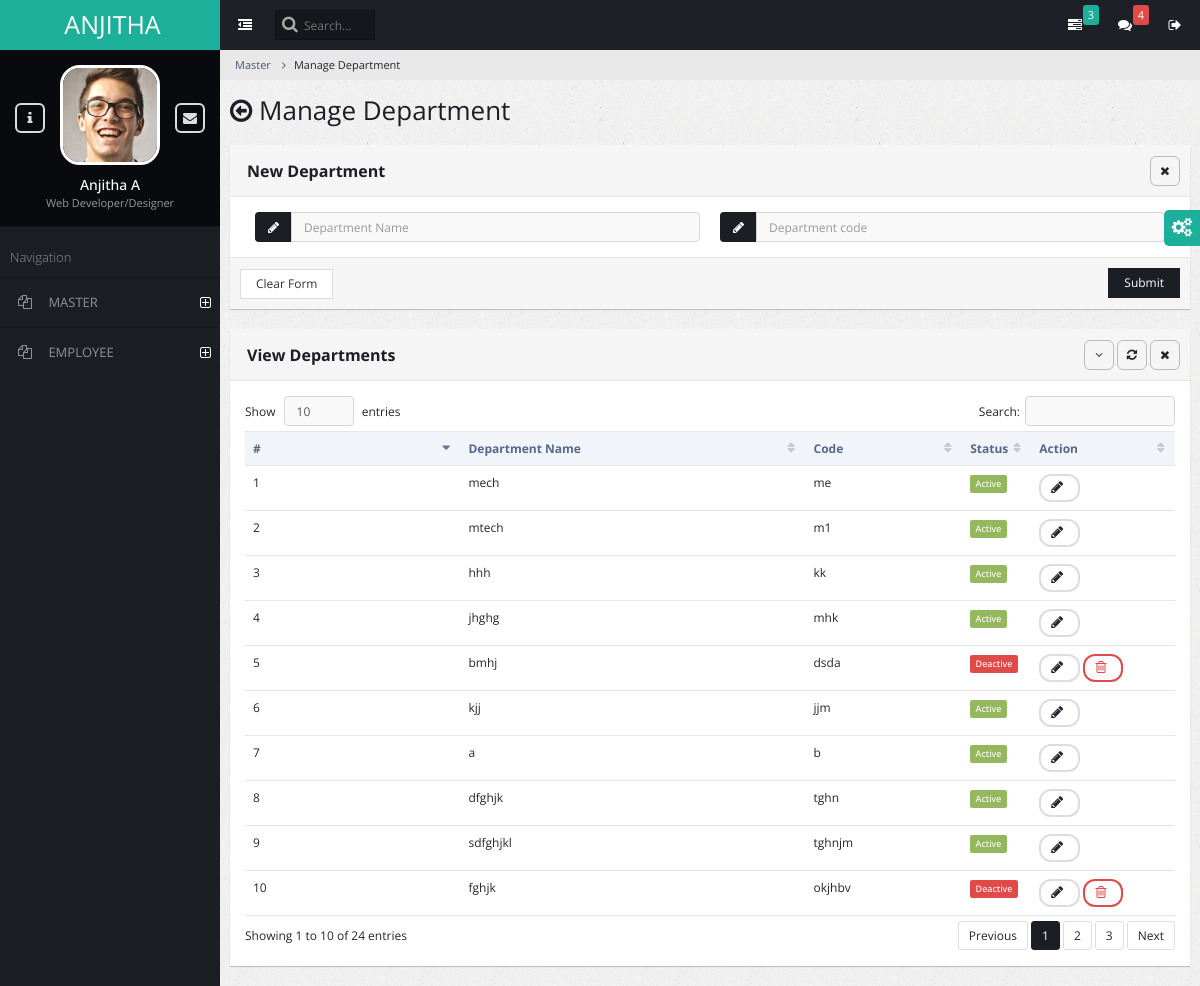
Page /adm_master_dept_manage/ on the committed database.
### admin_master/models.py (models this page shows)
class Departments (models.Model):
    dpname= models.CharField(max_length=100)
    dpcode= models.CharField(max_length=50)
    status=models.BooleanField(default=True)

### admin_master/views.py (the view, shortened to what this page needs)
# urls.py: path('adm_master_dept_manage/', views.adm_master_dept_manage,name='adm_master_dept_manage'),
def adm_master_dept_manage(request):
    msg=""
    m=""
    dpt = Departments.objects.all()
    return render(request, 'adm_master_dept_manage.html', {'danger': msg,'departments': dpt,'success':m})

### admin_master/templates/adm_master_dept_manage.html (shortened to what this page needs)
{% extends "base.html" %}
{% block content  %}
{% load static %}
                <ul class="breadcrumb">
                    <li><a href="#">Master</a></li>
                    <li class="active">Manage Department</li>
                </ul>
                <div class="page-title">
                    <h2><span class="fa fa-arrow-circle-o-left"></span> Manage Department</h2>
                </div>
                <div class="page-content-wrap">
                    <div class="row">
                        <div class="col-md-12">
                      <form action="{% url "adm_master_dept_manage" %}" method="post">
                            <div class="panel panel-default">
                                <div class="panel-heading">
                                    <h4 class="panel-title"><strong>New Department</strong></h4>
                                    <ul class="panel-controls">
                                        <li><a href="#" class="panel-remove"><span class="fa fa-times"></span></a></li>
                                    </ul>
                                </div>
                                <div class="panel-body">
                                   <div class="col-md-6">
                                        <div class="form-group">
                                                <div class="input-group">
                                                    <span class="input-group-addon"><span class="fa fa-pencil"></span></span>
                                                    <input type="text" placeholder="Department Name" class="form-control" name="dn" required autofocus/>
                                                </div>
                                        </div>
                                    </div>
                                    <div class="col-md-6">
                                        <div class="form-group">
                                                <div class="input-group">
                                                    <span class="input-group-addon"><span class="fa fa-pencil"></span></span>
                                                    <input type="text" placeholder="Department code" class="form-control" name="dc" required />
                                                </div>
                                        </div>
                                    </div>
                                </div>
                                <div class="panel-footer">
                                        <input type="reset" value="Clear Form" class="btn btn-default">
                                        <button class="btn btn-primary pull-right">Submit</button>
                                </div>
                            </div>
                        </form>
                                <div class="panel panel-default">
                                    <div class="panel-heading ui-draggable-handle">
                                            <h3 class="panel-title"><strong>View Departments</strong></h3>
                                            <ul class="panel-controls">
                                                <li><a href="#" class="panel-collapse"><span class="fa fa-angle-down"></span></a></li>
                                                <li><a href="#" class="panel-refresh"><span class="fa fa-refresh"></span></a></li>
                                                <li><a href="#" class="panel-remove"><span class="fa fa-times"></span></a></li>
                                            </ul>
                                        </div>
                                    <div class="panel-body">
                                        <table class="table datatable dataTable no-footer" id="DataTables_Table_0" role="grid" aria-describedby="DataTables_Table_0_info">
                                            <thead>
                                                <tr role="row"><th class="sorting_asc" tabindex="0" aria-controls="DataTables_Table_0" rowspan="1" colspan="1" aria-sort="ascending" aria-label="Name: activate to sort column ascending" style="width: 198px;">#</th><th class="sorting" tabindex="0" aria-controls="DataTables_Table_0" rowspan="1" colspan="1" aria-label="Position: activate to sort column ascending" style="width: 309px;">Department Name</th><th class="sorting" tabindex="0" aria-controls="DataTables_Table_0" rowspan="1" colspan="1" aria-label="Office: activate to sort column ascending" style="width: 148px;">Code</th><th class="sorting" tabindex="0" aria-controls="DataTables_Table_0" rowspan="1" colspan="1" aria-label="Age: activate to sort column ascending" style="width: 70px;">Status</th><th class="sorting" tabindex="0" aria-controls="DataTables_Table_0" rowspan="1" colspan="1" aria-label="Start date: activate to sort column ascending" style="width: 137px;">Action</th></tr>
                                            </thead>
                                            <tbody>
                                                {% for i in departments %}
                                                 <tr role="row" class="odd" id="trow">
                                                    <td class="sorting_1">{{forloop.counter}}</td>
                                                    <td>{{i.dpname}}</td>
                                                    <td>{{i.dpcode}}</td>
                                                    <td>
                                                        {% if i.status %}
                                                        <span class="label label-success">Active</span></td>
                                                        {% else %}
                                                        <span class="label label-danger">Deactive</span></td>
                                                        {% endif %}
                                                    <td>
                                                        <button class="btn btn-default btn-rounded btn-sm"  onclick="editdept({{i.id}});"><span id="spinner{{i.id}}" class="fa fa-pencil"></span></button>
                                                        {% if i.status == 0 %}
                                                            <button class="btn btn-danger btn-rounded btn-sm" onclick="delete_row({{i.id}});"><span class="fa fa-trash-o"></span></button>
                                                        {% endif %}
                                                    </td>
                                                </tr>
                                                {% endfor %}
                                            </tbody>
                                        </table>
                                    </div>
                                </div>
                                </div>
                            </div>
                        </div>
                    </div>
            </div>
        </div>
    </body>
</html>
{% endblock content %}

### rows in the picture
Departments: dpname "mech", dpcode "me", status "Active"
Departments: dpname "mtech", dpcode "m1", status "Active"
Departments: dpname "hhh", dpcode "kk", status "Active"
Departments: dpname "jhghg", dpcode "mhk", status "Active"
Departments: dpname "bmhj", dpcode "dsda", status "Deactive"
Departments: dpname "kjj", dpcode "jjm", status "Active"
Departments: dpname "a", dpcode "b", status "Active"
Departments: dpname "dfghjk", dpcode "tghn", status "Active"
Departments: dpname "sdfghjkl", dpcode "tghnjm", status "Active"
Departments: dpname "fghjk", dpcode "okjhbv", status "Deactive"
